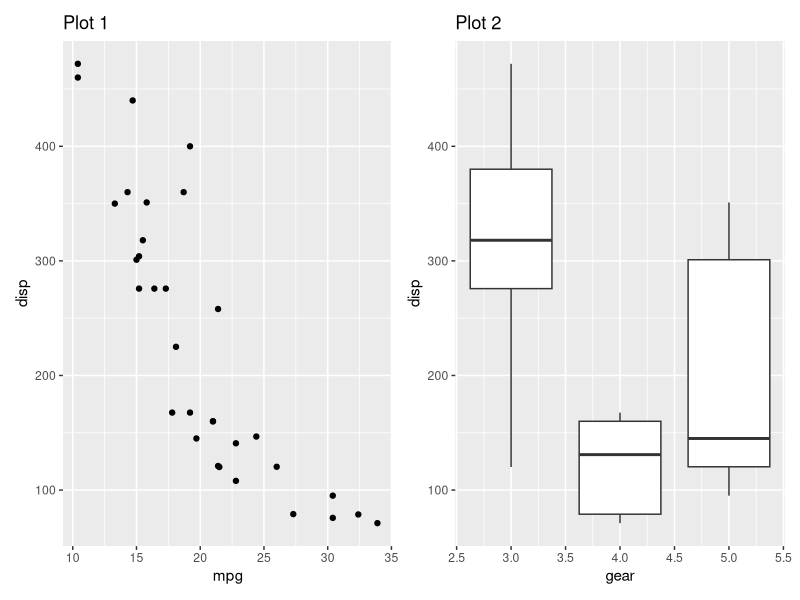
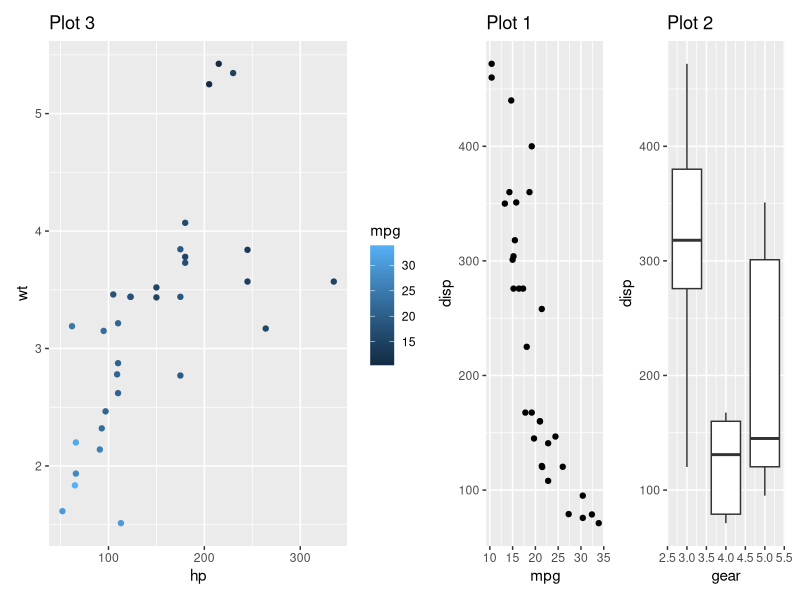
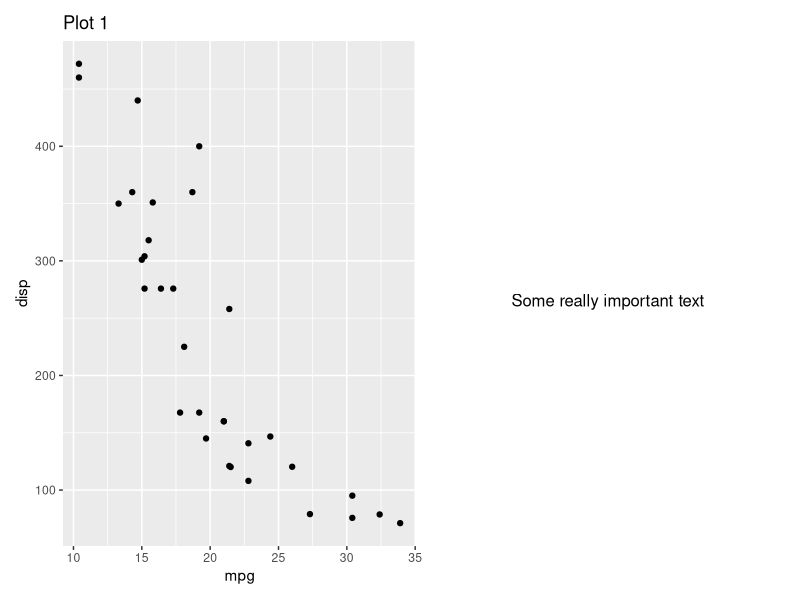
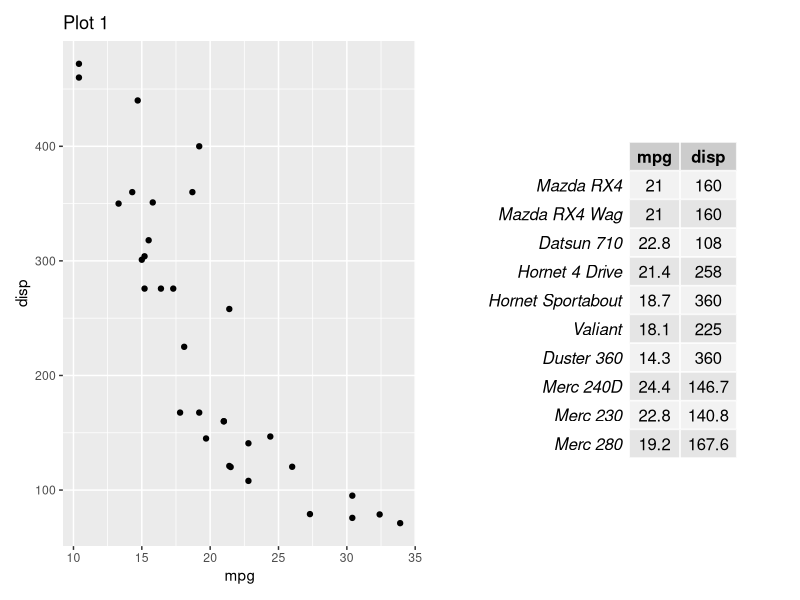

Recreate these plots in R, in order. (Note: this script raises an error after producing the figures.)
## ---- chunk 1
knitr::opts_chunk$set(echo = TRUE)
## ---- chunk 2
library(patchwork)
library(ggplot2)
## ---- chunk 3
p1 <- ggplot(mtcars) + 
  geom_point(aes(mpg, disp)) + 
  ggtitle('Plot 1')

p2 <- ggplot(mtcars) + 
  geom_boxplot(aes(gear, disp, group = gear)) + 
  ggtitle('Plot 2')

p3 <- ggplot(mtcars) + 
  geom_point(aes(hp, wt, colour = mpg)) + 
  ggtitle('Plot 3')

p4 <- ggplot(mtcars) + 
  geom_bar(aes(gear)) + 
  facet_wrap(~cyl) + 
  ggtitle('Plot 4')
## ---- chunk 4
p1 + p2
## ---- chunk 5
patch <- p1 + p2
p3 + patch
## ---- chunk 6
p1 + grid::textGrob(label = "Some really important text")
## ---- chunk 7
p1 + gridExtra::tableGrob(d = mtcars[1:10, c("mpg", "disp")])
## ---- chunk 8
p1 + ~plot(mtcars$mpg, mtcars$disp, main = "Plot 2")
## ---- chunk 9
old_par <- par(mar = c(0, 0, 0, 0), bg = NA, mgp = c(1, 0.25, 0), cex.axis = 0.75, las = 1, tcl = -0.25)
p1 + wrap_elements(panel = ~plot(mtcars$mpg, mtcars$disp), clip = F) +
  ggtitle("Plot 2") +
  theme(plot.margin = margin(5.5, 5.5, 5.5, 35))
par(old_par)
## ---- chunk 10
wrap_elements(grid::textGrob('Text on left side')) + p1
## ---- chunk 11
p1 / p2
## ---- chunk 12
p1 | p2
## ---- chunk 13
p1 / (p2 | p3)
## ---- chunk 14
wrap_plots(p1, p2, p3, p4)
## ---- chunk 15
patch <- p1 + p2
p3 + patch
## ---- chunk 16
patch + p3
## ---- chunk 17
patch - p3
## ---- chunk 18
wrap_plots(patch, p3)
## ---- chunk 19
p1 + p2 + geom_jitter(aes(gear, disp))
## ---- chunk 20
patchwork <- p1 + p2
patchwork[[1]] <- patchwork[[1]] + theme_minimal()
patchwork
## ---- chunk 21
patchwork <- p3 / (p1 | p2)
patchwork & theme_minimal()
## ---- chunk 22
patchwork * theme_minimal()
